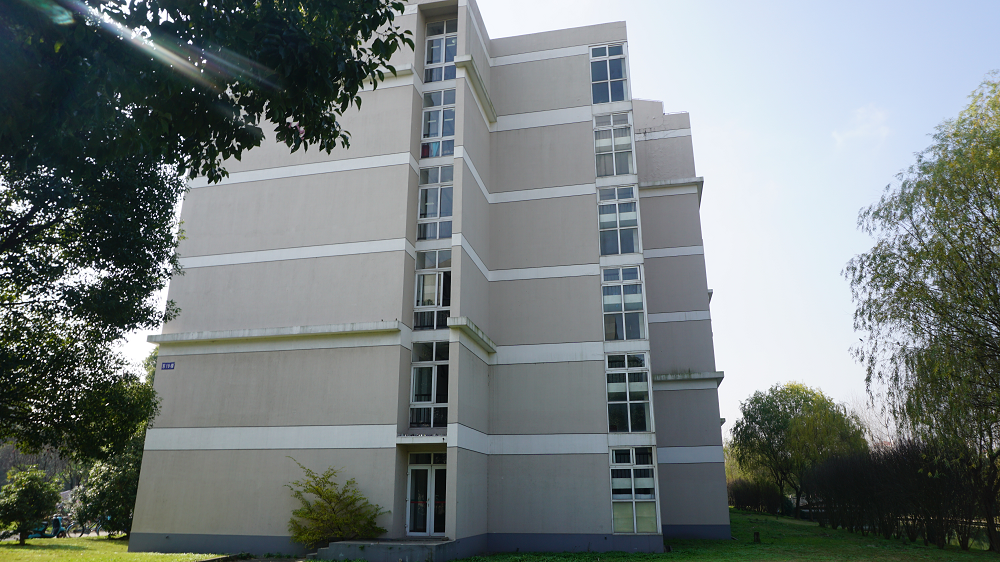
#> input picture SIFT特征提取/Pic2-1.png, 1000 x 562 px
$ python SIFT.py   (older library calls are emulated)
#> lines starting #> are read from the running program, lines starting #| are printed output that depends on the picture; after the words box and inside, x2 and y2 are one past the last pixel; in counts of white or black regions, pixels touching at a corner belong together
#coding=utf-8
import cv2
import numpy as np
import random

"""
    I couldn't find drawMatches() in OpenCV 2.4.10
    while 3.0 don't support SIFT
    modify function drawMatches() from rayryeng's answer at
    http://stackoverflow.com/questions/20259025/module-object-has-no-attribute-drawmatches-opencv-python
"""
def drawMatchesKnn(img1, kp1, img2, kp2, matches):
    # Create a new output image that concatenates the two images together
    # (a.k.a) a montage
    rows1 = img1.shape[0]
    cols1 = img1.shape[1]
    rows2 = img2.shape[0]
    cols2 = img2.shape[1]

    out = np.zeros((max([rows1,rows2]),cols1+cols2,3), dtype='uint8')

    # Place the first image to the left
    out[:rows1,:cols1] = np.dstack([img1, img1, img1])

    # Place the next image to the right of it
    out[:rows2,cols1:] = np.dstack([img2, img2, img2])

    # For each pair of points we have between both images
    # draw circles, then connect a line between them
    for mat in matches:
        # get random color
        randR = random.uniform(0,255)
        randG = random.uniform(0,255)
        randB = random.uniform(0,255)
        randColor = (randB,randG,randR)
        # Get the matching keypoints for each of the images
        for ind in mat:
            img1_idx = ind.queryIdx
            img2_idx = ind.trainIdx

            # x - columns
            # y - rows
            (x1,y1) = kp1[img1_idx].pt
            (x2,y2) = kp2[img2_idx].pt

            cv2.circle(out, (int(x1),int(y1)), 4, randColor, 1)
            cv2.circle(out, (int(x2)+cols1,int(y2)), 4, randColor, 1)

            cv2.line(out, (int(x1),int(y1)), (int(x2)+cols1,int(y2)), randColor, 1)

    # Show the image
    cv2.imshow('Matched Features', out)
    cv2.waitKey(0)
    cv2.destroyWindow('Matched Features')
    return out

'''select your input img'''
# [4 lines of commented-out code are left out]
img1 = cv2.imread('Pic2-1.png')
#> img1 is the input picture: shape (562, 1000, 3); mean B, G, R 124.1, 124, 116.2
img2 = cv2.imread('Pic2-2.png')
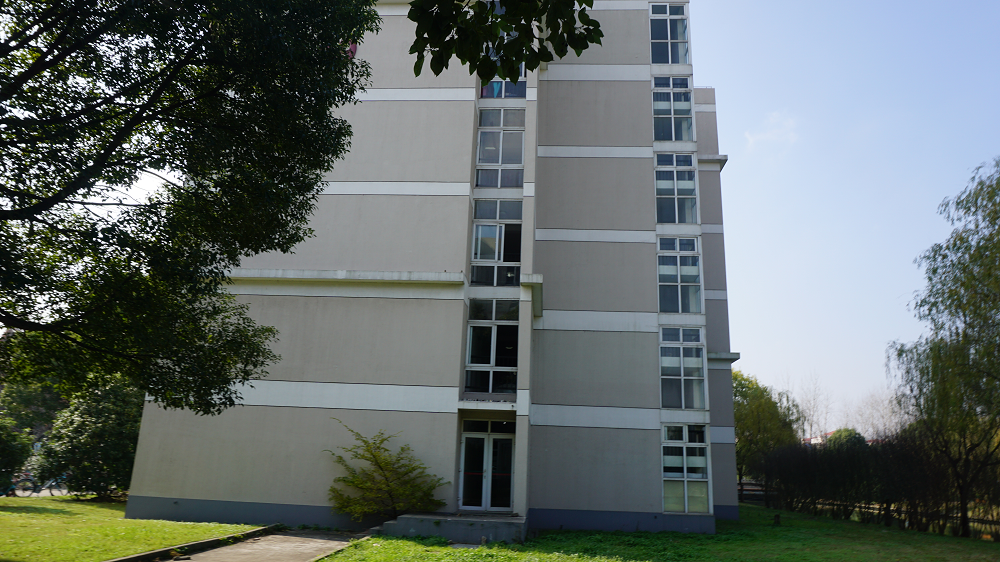
#> input picture SIFT特征提取/Pic2-2.png, 1000 x 562 px
#> img2 is the input picture: shape (562, 1000, 3); mean B, G, R 105.3, 107.4, 98.6
gray1 = cv2.cvtColor(img1,cv2.COLOR_BGR2GRAY)
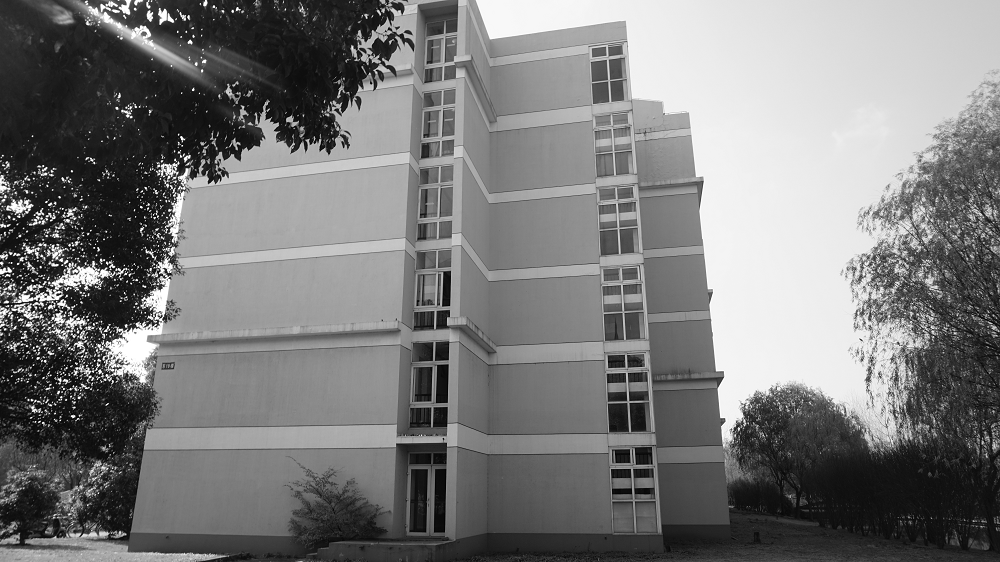
#> gray1: shape (562, 1000); min 0, max 255, mean 121.7
gray2 = cv2.cvtColor(img2,cv2.COLOR_BGR2GRAY)
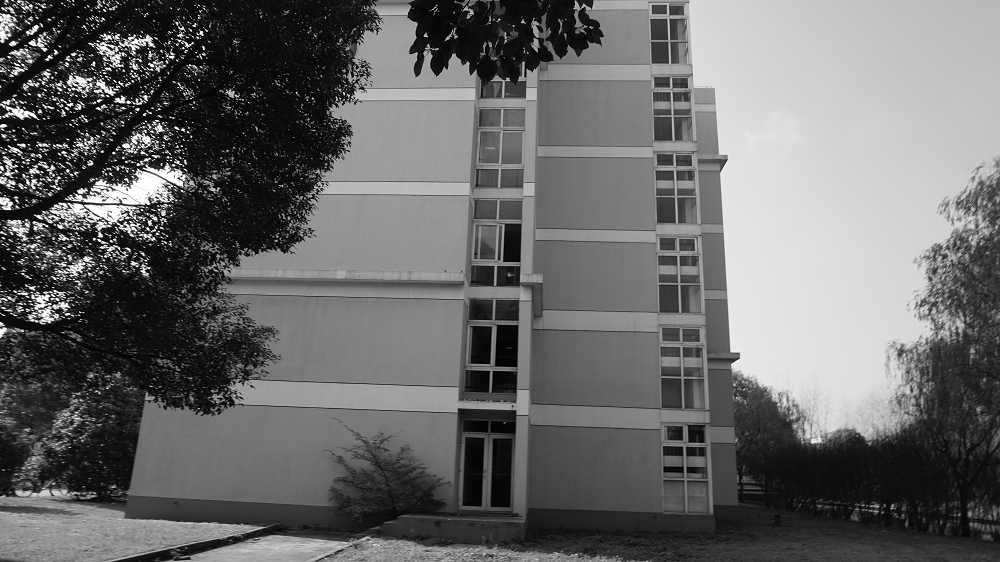
#> gray2: shape (562, 1000); min 0, max 255, mean 104.5

sift = cv2.SIFT(1500,5)
cv2.SIFT
kp1, des1 = sift.detectAndCompute(gray1,None)
#> kp1 = 1500 keypoints; strongest (x, y, size): (193, 90, 1.8), (79, 398, 1.8), (73, 416, 2.4), (233, 11, 1.9)
kp2, des2 = sift.detectAndCompute(gray2,None)
#> kp2 = 1500 keypoints; strongest (x, y, size): (114, 153, 1.9), (94, 239, 1.9), (144, 115, 1.7), (102, 151, 1.8)

# BFMatcher with default params
bf = cv2.BFMatcher()


matches = bf.knnMatch(des1,des2, k=2)
#> matches = 1500 matches

# Apply ratio test
good = []
for m,n in matches:
    if m.distance < 0.75*n.distance:
        good.append([m])
#> after the loop, good = 24 matches

# cv2.drawMatchesKnn expects list of lists as matches.
img3 = drawMatchesKnn(gray1,kp1,gray2,kp2,good)
#> in drawMatchesKnn, `out[:rows1,:cols1] = np.dstack([img1, img1, img1])`:
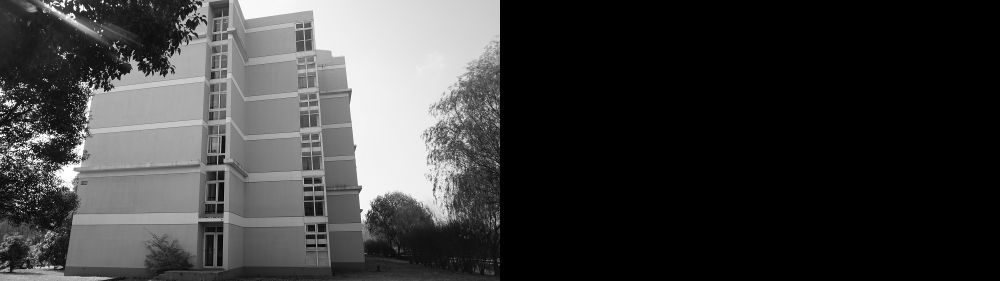
#> out: shape (562, 2000, 3) (shown at 1/2 size); min 0, max 255, mean 60.8
#> in drawMatchesKnn, `out[:rows2,cols1:] = np.dstack([img2, img2, img2])`:
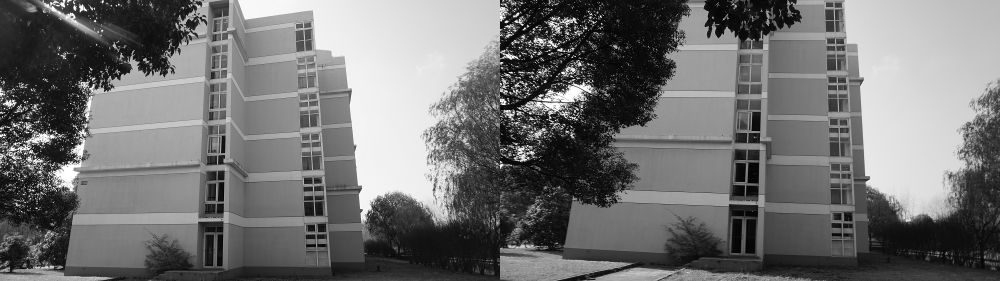
#> out: shape (562, 2000, 3) (shown at 1/2 size); min 0, max 255, mean 113.1
#> the loop in drawMatchesKnn, `for mat in matches:` made 24 passes
#> (randR, randG, randB, randColor) on passes 1 to 12: (215.3, 193.3, 107.2, (107.2, 193.3, 215.3)), (66.02, 130.4, 103.3, (103.3, 130.4, 66.02)), (199.9, 77.34, 121.5, (121.5, 77.34, 199.9)), (148.8, 231.6, 128.7, (128.7, 231.6, 148.8)), (71.87, 192.7, 157.7, (157.7, 192.7, 71.87)), (63.88, 232, 250.6, (250.6, 232, 63.88)), (206.6, 230.1, 79.09, (79.09, 230.1, 206.6)), (186.1, 229.2, 174.4, (174.4, 229.2, 186.1)), (120.4, 25.68, 110.7, (110.7, 25.68, 120.4)), (155.8, 232.8, 246.5, (246.5, 232.8, 155.8)), (121.6, 220.7, 66.43, (66.43, 220.7, 121.6)), (205.3, 139.9, 3.58, (3.58, 139.9, 205.3))
#> after the loop in drawMatchesKnn, `for mat in matches:`:
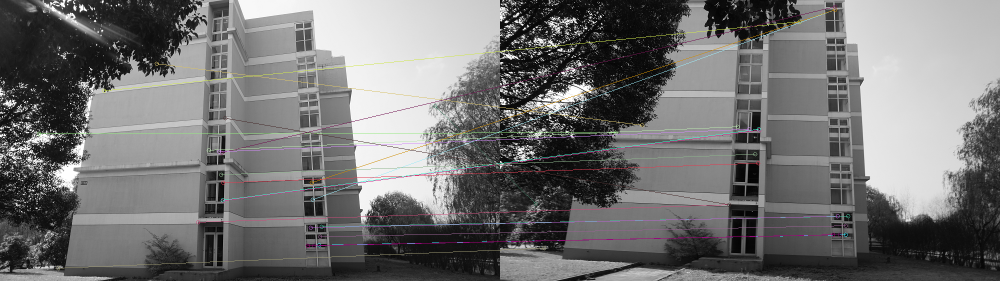
#> out: shape (562, 2000, 3) (shown at 1/2 size); 1.9% of pixels changed, all inside (x1, y1, x2, y2) = (74, 9, 1701, 541); drawn as B, G, R

# save the result img
cv2.imwrite('sift_matches_Pic2.jpg',img3)
